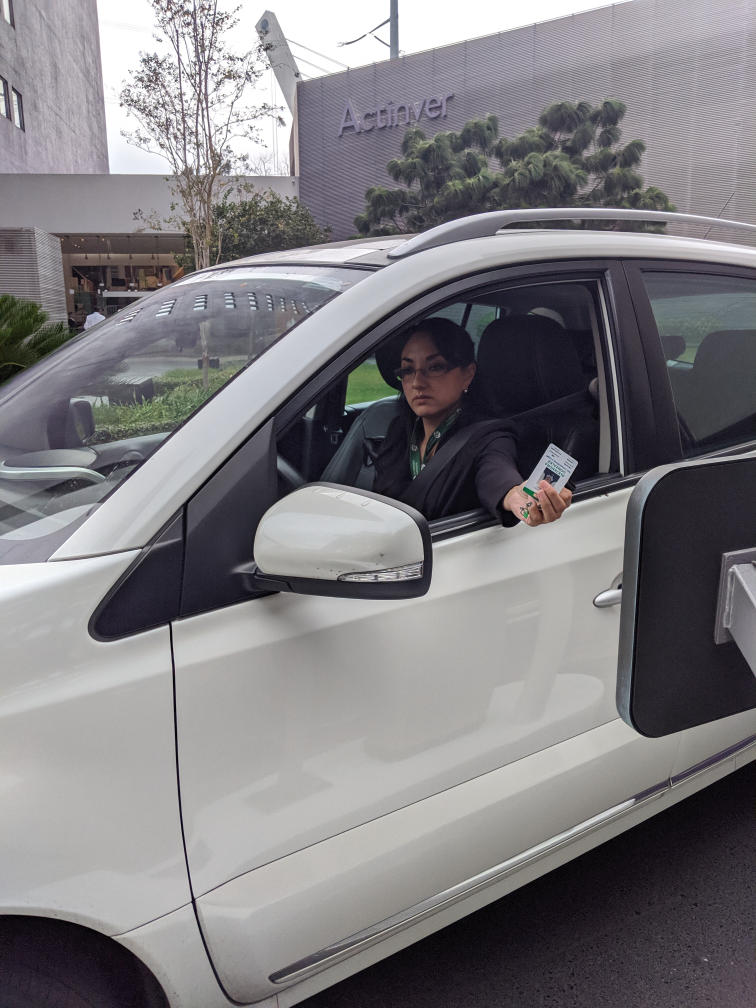
#> input picture IMG_20191030_132818.jpg, 3024 x 4032 px (shown at 1/4 size)
$ python -i faces.py   (imports and definitions only)
#> lines starting #> are read from the running program, lines starting #| are printed output that depends on the picture
import os
import cv2

def get_faces(img_path):
    # Read the image.
#> called with img_path = '../IMG_20191030_132818.jpg'
    img_path = os.path.join(os.path.dirname(__file__), img_path)
    image = cv2.imread(img_path)
#> image is the input picture: shape (4032, 3024, 3); mean B, G, R 128.3, 124.8, 126.9

    # Resize the image
    aspect_ratio = image.shape[0] / image.shape[1]
#> aspect_ratio = 1.33
    new_size = 500
    img = cv2.resize(image, (int(new_size * (1/aspect_ratio)), int(new_size * (1*aspect_ratio))))
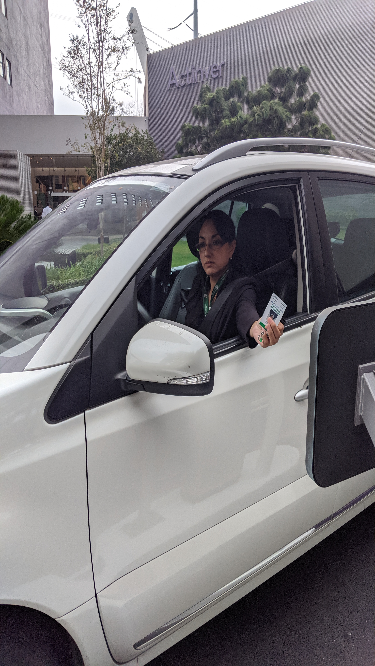
#> img: shape (666, 375, 3); mean B, G, R 128.2, 124.7, 126.8

    # Preprocess the image to adapt to lighting
    img_gray = cv2.cvtColor(img, cv2.COLOR_BGR2GRAY)
    img_gray = cv2.equalizeHist(img_gray)
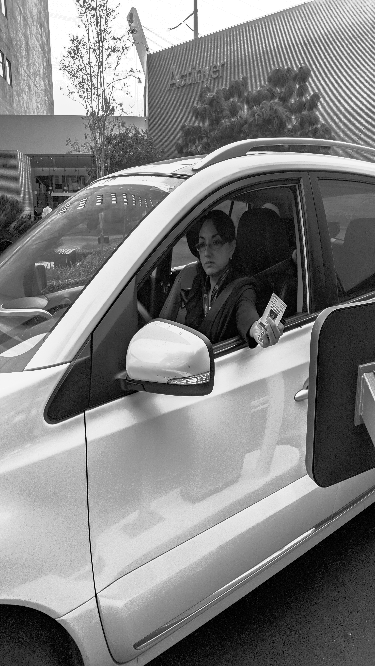
#> img_gray: shape (666, 375); min 0, max 255, mean 128.3

    # Get features of image
    haar_cascade_face = cv2.CascadeClassifier('data/haarcascades/haarcascade_frontalface_default.xml')

    # Get the rectangles of the faces you find in the image
    faces_rects = haar_cascade_face.detectMultiScale(
        img_gray,
        scaleFactor = 1.2,
        minNeighbors = 5)
#> faces_rects = ()

    # Extract image
#> (the run stopped early here; a loop or call above may not have finished)
